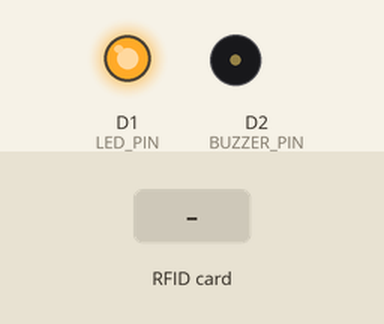
This sketch was run on a simulated ESP8266 (NodeMCU). On the bench: output pins drawn as LEDs (lit = HIGH), buzzer (waves = sounding). The test bench sets the inputs (shaded band). WiFi joins after 1.5 s; servers stay silent unless stated; uploads are accepted with an empty reply; what the sketch prints to the serial monitor is not drawn.

Above: at 2.8 s.
2.9 s: RFID card 5E 7A 19 C4 held to the reader
At 3.4 s:
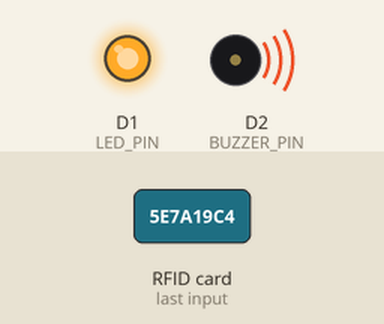
At 4.1 s:
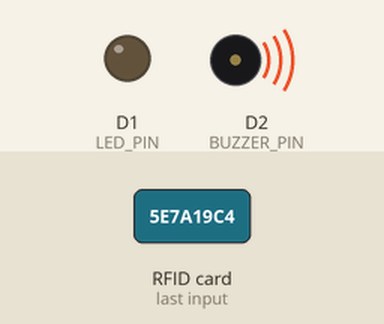
Timing chart, 0 to 5.9 s (numbered marks = the images above; inputs shaded):
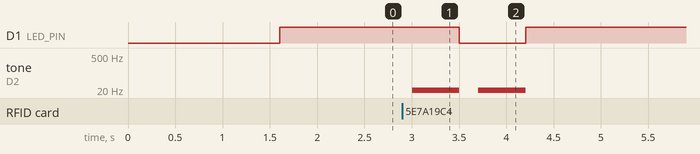

Measured:
- after the input at 2.9 s, D1 (LED_PIN): HIGH → LOW after 0.60 s, → HIGH 0.70 s later; tone on D2 (BUZZER_PIN): alternates 20 Hz for 0.50 s and silent for 0.20 s, 4 changes in all, then stays silent, starting after 0.10 s

The sketch:

send_to_google_sheet.ino
```cpp
#include <SPI.h>
#include <MFRC522.h>
#include <Arduino.h>
#include <ESP8266WiFi.h>
#include <ESP8266WiFiMulti.h>
#include <ESP8266HTTPClient.h>
#include <WiFiClient.h>
#include <WiFiClientSecureBearSSL.h>


//const uint8_t fingerprint[32] = {0xb6, 0xbb, 0xc4, 0x5b, 0xd1, 0x35, 0x97, 0x6e, 0x0d, 0x2c, 0x8f, 0xb2, 0x13, 0x02, 0x8b, 0x4b, 0xa6, 0x51, 0xbf, 0xf9, 0xcf, 0x7d, 0x26, 0x30, 0x4c, 0x59, 0xb6, 0xd4, 0xed, 0x0f, 0x90, 0x0f};
// b6 bb c4 5b d1 35 97 6e 0d 2c 8f b2 13 02 8b 4b a6 51 bf f9 cf 7d 26 30 4c 59 b6 d4 ed 0f 90 0f

#define RST_PIN  D3         // Configurable, see typical pin layout above
#define SS_PIN   D4        // Configurable, see typical pin layout above
#define BUZZER_PIN D2     // Configurable, see typical pin layout above
#define LED_PIN D1       // The ESP8266 pin D1 connected to resistor

MFRC522 mfrc522(SS_PIN, RST_PIN);
MFRC522::MIFARE_Key key;
ESP8266WiFiMulti WiFiMulti;
MFRC522::StatusCode status;


int blockNum = 2;

/* Legthn of buffer should be 2 Bytes more than the size of Block (16 Bytes) */
byte bufferLen = 18;
byte readBlockData[18];

String data2;
const String data1 = "_WebAppLink_?name=";

void setup()
{

  Serial.begin(9600);
  // Serial.setDebugOutput(true);

  Serial.println();

  /* Set BUZZER & LED as OUTPUT */
  pinMode(BUZZER_PIN, OUTPUT);
  pinMode(LED_PIN, OUTPUT);

  WiFi.begin("Wifi_name", "Password");
  while(WiFi.status() != WL_CONNECTED)
  {
    Serial.print("..");
    delay(200);
  }
  Serial.println();
  Serial.println("NodeMCU is Connected!");
  Serial.println(WiFi.localIP());

  SPI.begin();
  digitalWrite(LED_PIN, HIGH);

}

void loop()
{
  mfrc522.PCD_Init();
  /* Look for new cards, Reset the loop if no new card is present on RC522 Reader */

  if ( ! mfrc522.PICC_IsNewCardPresent())
  {
    return;
  }

  if ( ! mfrc522.PICC_ReadCardSerial())
  {
    return;
  }
  /* Read data from the same block */
  Serial.println();
  Serial.println(F("Reading last data from RFID..."));
  ReadDataFromBlock(blockNum, readBlockData);
  /* If you want to print the full memory dump, uncomment the next line */
  //mfrc522.PICC_DumpToSerial(&(mfrc522.uid));

  Serial.println();
  Serial.print(F("Last data in RFID:"));
  Serial.print(blockNum);
  Serial.print(F(" --> "));
  for (int j=0 ; j<16 ; j++)
  {
    Serial.write(readBlockData[j]);
  }
  Serial.println();

  tone(BUZZER_PIN, 20, 500);
  delay(500);
  noTone(BUZZER_PIN);
  digitalWrite(LED_PIN, LOW);

  // wait for WiFi connection
  if ((WiFiMulti.run() == WL_CONNECTED))
  {
    std::unique_ptr<BearSSL::WiFiClientSecure>client(new BearSSL::WiFiClientSecure);

    //client->setFingerprint(fingerprint);
    // Or, if you happy to ignore the SSL certificate, then use the following line instead:
    client->setInsecure();

    data2 = data1 + String((char*)readBlockData);
    data2.trim();
    Serial.println(data2);

    HTTPClient https;
    Serial.print(F("[HTTPS] begin...\n"));
    if (https.begin(*client, (String)data2))
    {
      Serial.print(F("[HTTPS] GET...\n"));
      int httpCode = https.GET();

      if (httpCode > 0)
      {
        // HTTP header has been send and Server response header has been handled
        Serial.printf("[HTTPS] GET... code: %d\n", httpCode);

        tone(BUZZER_PIN, 20, 1000);
        delay(500);
        noTone(BUZZER_PIN);
        digitalWrite(LED_PIN, HIGH);

      }
      else
      {
        Serial.printf("[HTTPS] GET... failed, error: %s\n", https.errorToString(httpCode).c_str());
      }
      https.end();
      delay(500);
    }
    else
    {
      Serial.printf("[HTTPS} Unable to connect\n");
    }
  }
}

void ReadDataFromBlock(int blockNum, byte readBlockData[])
{
  /* All keys are set to FFFFFFFFFFFFh at chip delivery from the factory */
  for (byte i = 0; i < 6; i++)
  {
    key.keyByte[i] = 0xFF;
  }
  /* Authenticating the desired data block for Read access using Key A */
  status = mfrc522.PCD_Authenticate(MFRC522::PICC_CMD_MF_AUTH_KEY_A, blockNum, &key, &(mfrc522.uid));

  if (status != MFRC522::STATUS_OK)
  {
     bufferLen = 18;
     Serial.print("Authentication failed for Read: ");
     Serial.println(mfrc522.GetStatusCodeName(status));
     return;
  }
  else
  {
    Serial.println("Authentication success");
  }

  /* Reading data from the same Block */
  status = mfrc522.MIFARE_Read(blockNum, readBlockData, &bufferLen);
  if (status != MFRC522::STATUS_OK)
  {
    bufferLen = 18;
    Serial.print("Reading failed: ");
    Serial.println(mfrc522.GetStatusCodeName(status));
    return;
  }
  else
  {
    Serial.println("Block was read successfully");
  }
}
```
